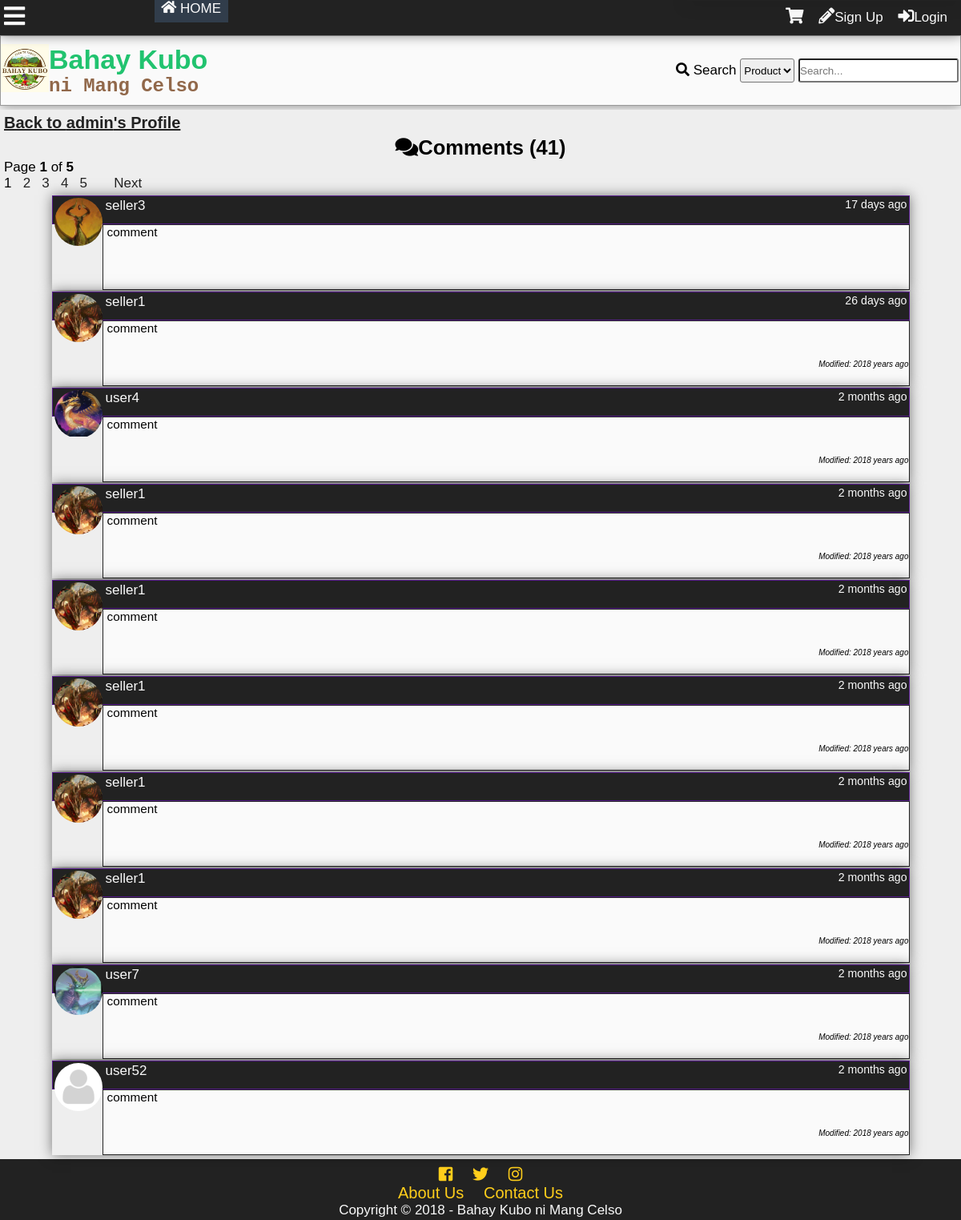
Screenshot of /profilecomments.php?id=1 with the database file from the repository.
### tables this page shows
CREATE TABLE `tbluser` (
  `userid` int(11) NOT NULL,
  `username` varchar(100) NOT NULL,
  `password` varchar(100) NOT NULL,
  `firstname` varchar(100) NOT NULL,
  `middlename` varchar(100) NOT NULL,
  `lastname` varchar(100) NOT NULL,
  `birthday` varchar(20) NOT NULL,
  `datecreated` timestamp NOT NULL DEFAULT '0000-00-00 00:00:00',
  `email` varchar(100) NOT NULL,
  `phone` varchar(100) NOT NULL,
  `location` varchar(255) NOT NULL,
  `usertypeid` int(11) NOT NULL,
  `access` int(11) NOT NULL,
  `imgpath` varchar(200) NOT NULL,
  `bio` text NOT NULL,
  `is_show_email` tinyint(1) NOT NULL,
  `gender` int(11) NOT NULL,
  `lastupdate` timestamp NOT NULL DEFAULT '0000-00-00 00:00:00',
  `lastonline` timestamp NOT NULL DEFAULT '0000-00-00 00:00:00',
  `profileviews` int(11) NOT NULL
);

CREATE TABLE `tblcomment` (
  `commentid` int(11) NOT NULL,
  `userid` int(11) NOT NULL,
  `receiver` int(11) NOT NULL,
  `comment` text NOT NULL,
  `dateposted` datetime NOT NULL DEFAULT '0000-00-00 00:00:00',
  `modified` timestamp NULL DEFAULT NULL ON UPDATE CURRENT_TIMESTAMP
);

### profilecomments.php (the view, shortened to what this page needs)
<?php
include'functions.php';
require_once'connection.php';if(isset($_GET['id'])){
	$id=$_GET['id'];
	$sql="SELECT username FROM tbluser WHERE userid='$id'";
	$result=$conn->query($sql);
	$fetch=$result->fetch_object();
	if(!$fetch){
		die('This page doesn\'t exist.');
	}else{
	$name=$fetch->username;
	}
}else{
	die('This page doesn\'t exist.');
}
?>
<!DOCTYPE html>
<html lang="en">
<head>
    <link rel="stylesheet" href="css/style.css">
  	<link rel="stylesheet" href="css/fontawesome-all.css">
</head>
<body onscroll="scrollOpacity()">
	<div class="main-container">
		<div class="other-content">
			<h1><a class="btp" href="profile.php?id=<?php echo $_GET['id'] ?>">Back to <?php echo $name ?>'s Profile</a></h1>
<?php
$sql="SELECT commentid FROM tblcomment WHERE receiver='$id'";
$result=$conn->query($sql);
$rows=$result->num_rows;
$page_rows = 10;
$last = ceil($rows/$page_rows);
$pagenum = 1;
$limit = 'LIMIT ' .($pagenum - 1) * $page_rows .',' .$page_rows;
$sql3="SELECT commentid,tblcomment.userid,username,comment,dateposted,imgpath,modified FROM tblcomment
LEFT JOIN tbluser
	ON tblcomment.userid = tbluser.userid
WHERE receiver='$id'
ORDER BY commentid DESC $limit";
$textline1 = "<i class='fas fa-comments'></i>Comments (<b>".number_format($rows)."</b>)";
$textline2 = "Page <b>$pagenum</b> of <b>$last</b>";
$paginationCtrls = '';
if($last != 1){
    $paginationCtrls .= ''.$pagenum.' &nbsp; ';
	for($i = $pagenum+1; $i <= $last; $i++){
		$paginationCtrls .= '<a href="'.$_SERVER['PHP_SELF'].'?id='.$_GET['id'].'&pn='.$i.'">'.$i.'</a> &nbsp; ';
		if($i >= $pagenum+4){
			break;
		}
	}
	    if ($pagenum != $last) {
        $next = $pagenum + 1;
        $paginationCtrls .= ' &nbsp; &nbsp; <a href="'.$_SERVER['PHP_SELF'].'?id='.$_GET['id'].'&pn='.$next.'">Next</a> ';
    }
}
 echo'<h2>  '.$textline1.'</h2>
  <p>  '.$textline2.' </p>
  <div id="pagination_controls"> '.$paginationCtrls.'</div>';
$result3=$conn->query($sql3);
while($rows2=$result3->fetch_object()){
	$Cuser=$rows2->username;
	$Ccomment=$rows2->comment;
	$dateposted=$rows2->dateposted;
	$Cimg=$rows2->imgpath;
	$modified=$rows2->modified;
	if($Cimg==''){
		$Cimg='img/default.png';
	}
	if($modified==0){
		$modified='';
	}else{
		$modified='<i>Modified: '.time_elapsed_string($modified).'</i>';
	}
	echo'<div class="comment-box">
	<div class="comment-header">
	<a class="cm-user" href="profile.php?name='.$Cuser.'">
	<div class="comment-tn">
	<img src="'.$Cimg.'">
	</div>
	'.$Cuser.'</a>
	<small>'.time_elapsed_string($dateposted).'</small>
	</div>
	<div class="comment-body">
	<div class="com-container"><p class="comment-cm">'.nl2br($Ccomment).'</p></div>
		<p class="modified">'.$modified.'</p>';
		echo'
		</div>
		</div>';
	}
?>
		</div>
	</div>
</body>
</html>

### css/style.css (style rules this page uses)
* { padding:0; margin:0; }
:root { --facebookblue:#4267b2; --twitterlogo:#00aced; --lightblue:#c0deed; --sunflower:#ffce1b; --orangered:#FF4500; --magenta:#ff00ff; --lime:#32CD32; --palegreen:#98fb98; --dark-red:#590000; --blood-red:#8B0000; --cyan:#00ffff; --bluegreen:#21c36f; --canvas:#F3ECE2; --dark-purple:#551A8B; --dark-blue:#313d4b; --primary-color:#21c36f; --secondary-color:#c0deed; --contrast: #91684a; --secondary-contrast:#313d4b; --light-color:#fafafa; --dark-color:#222; --gray:#eee; --darkgray:#999; }
body { font-family: Lora,'MS Sans Serif',Geneva,sans-serif; font-size: 17px; background:var(--light-color); }
h1,h2,h3,h4,h5,h6 { font-family: Arial, Helvetica, sans-serif; }
a { text-decoration: none; }
.main-container { display:grid; grid-template-areas: "header" "main-search" "featured" "content" "footer"; }
.other-content { box-sizing: border-box; padding:5px; background: var(--gray); min-height:85vh; position: relative; }
.other-content h1 { float:center; font-size: 25px; }
.other-content h2,.other-content h3 { text-align: center; margin-top: 5px; }
.btp { color:var(--dark-color); font-size: 20px; text-decoration: underline; }
.comment-box { width:90%; display:block; margin-left: auto; margin-right: auto; margin-top: 2px; box-shadow: 0 0 15px rgba(0,0,0,0.5); }
.comment-box small { float:right; }
.comment-header { background: var(--dark-color); color: var(--light-color); padding:2px; padding-bottom:12px; border:1px solid var(--dark-purple); }
.cm-user { color: var(--light-color); padding-left:4px; }
.comment-body { background: var(--light-color); font-size: 0.9em; padding-left: 5px; min-height:80px; border: 1px solid var(--dark-color); overflow-x: hidden; overflow-y: hidden; }
.com-container { width:670px; }
.comment-cm { word-wrap: break-word; }
.comment-tn { height:60px; width:60px; border-radius: 50%; overflow:hidden; float:left; }
.comment-tn img { max-width: 100%; }
.modified { font-style:italic; text-align: right; margin-top: 30px; font-size: 10px; }
#pagination_controls { margin-bottom: 5px; }
#pagination_controls a { color:var(--dark-color); }

### rows the page displays
tbluser: username "admin"
tblcomment: userid.imgpath (picture), userid.username "seller3", dateposted "17 days ago", comment "comment"
tblcomment: userid.imgpath (picture), userid.username "seller1", dateposted "26 days ago", comment "comment", modified "2018 years ago"
tblcomment: userid.imgpath (picture), userid.username "user4", dateposted "2 months ago", comment "comment", modified "2018 years ago"
tblcomment: userid.imgpath (picture), userid.username "seller1", dateposted "2 months ago", comment "comment", modified "2018 years ago"
tblcomment: userid.imgpath (picture), userid.username "seller1", dateposted "2 months ago", comment "comment", modified "2018 years ago"
tblcomment: userid.imgpath (picture), userid.username "seller1", dateposted "2 months ago", comment "comment", modified "2018 years ago"
tblcomment: userid.imgpath (picture), userid.username "seller1", dateposted "2 months ago", comment "comment", modified "2018 years ago"
tblcomment: userid.imgpath (picture), userid.username "seller1", dateposted "2 months ago", comment "comment", modified "2018 years ago"
tblcomment: userid.imgpath (picture), userid.username "user7", dateposted "2 months ago", comment "comment", modified "2018 years ago"
tblcomment: shows a picture, userid.username "user52", dateposted "2 months ago", comment "comment", modified "2018 years ago"

### other values shown
$rows "41"
$pagenum "1"
$last "5"
